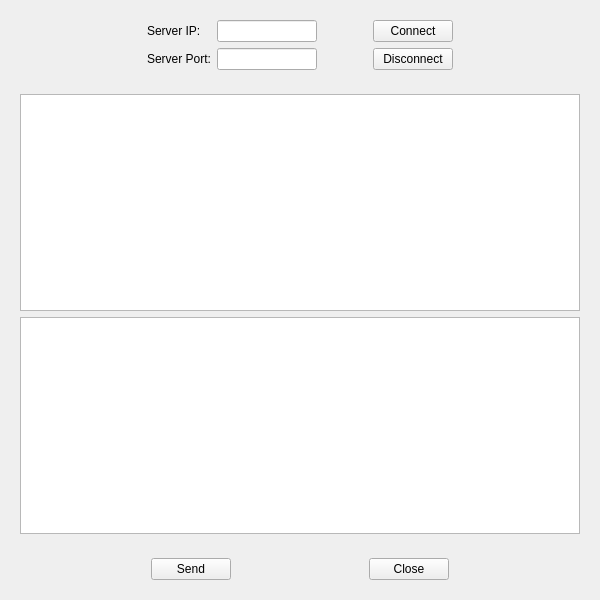
<?xml version="1.0" encoding="UTF-8"?>
<ui version="4.0">
 <class>Widget</class>
 <widget class="QWidget" name="Widget">
  <property name="geometry">
   <rect>
    <x>0</x>
    <y>0</y>
    <width>600</width>
    <height>600</height>
   </rect>
  </property>
  <property name="windowTitle">
   <string>Widget</string>
  </property>
  <layout class="QGridLayout" name="gridLayout_2">
   <item row="0" column="0">
    <widget class="QWidget" name="widget" native="true">
     <layout class="QGridLayout" name="gridLayout">
      <item row="0" column="1">
       <widget class="QLabel" name="label">
        <property name="text">
         <string>Server IP:</string>
        </property>
       </widget>
      </item>
      <item row="1" column="2">
       <widget class="QLineEdit" name="line_port">
        <property name="minimumSize">
         <size>
          <width>100</width>
          <height>0</height>
         </size>
        </property>
        <property name="maximumSize">
         <size>
          <width>100</width>
          <height>16777215</height>
         </size>
        </property>
        <property name="alignment">
         <set>Qt::AlignCenter</set>
        </property>
       </widget>
      </item>
      <item row="1" column="4">
       <widget class="QPushButton" name="bt_disconnect">
        <property name="text">
         <string>Disconnect</string>
        </property>
       </widget>
      </item>
      <item row="0" column="4">
       <widget class="QPushButton" name="bt_connect">
        <property name="text">
         <string>Connect</string>
        </property>
       </widget>
      </item>
      <item row="0" column="0">
       <spacer name="horizontalSpacer_5">
        <property name="orientation">
         <enum>Qt::Horizontal</enum>
        </property>
        <property name="sizeHint" stdset="0">
         <size>
          <width>40</width>
          <height>20</height>
         </size>
        </property>
       </spacer>
      </item>
      <item row="0" column="5">
       <spacer name="horizontalSpacer_6">
        <property name="orientation">
         <enum>Qt::Horizontal</enum>
        </property>
        <property name="sizeHint" stdset="0">
         <size>
          <width>40</width>
          <height>20</height>
         </size>
        </property>
       </spacer>
      </item>
      <item row="0" column="2">
       <widget class="QLineEdit" name="line_ip">
        <property name="minimumSize">
         <size>
          <width>100</width>
          <height>0</height>
         </size>
        </property>
        <property name="maximumSize">
         <size>
          <width>100</width>
          <height>16777215</height>
         </size>
        </property>
        <property name="alignment">
         <set>Qt::AlignCenter</set>
        </property>
       </widget>
      </item>
      <item row="0" column="3">
       <spacer name="horizontalSpacer">
        <property name="orientation">
         <enum>Qt::Horizontal</enum>
        </property>
        <property name="sizeType">
         <enum>QSizePolicy::Fixed</enum>
        </property>
        <property name="sizeHint" stdset="0">
         <size>
          <width>50</width>
          <height>20</height>
         </size>
        </property>
       </spacer>
      </item>
      <item row="1" column="1">
       <widget class="QLabel" name="label_2">
        <property name="text">
         <string>Server Port:</string>
        </property>
       </widget>
      </item>
     </layout>
    </widget>
   </item>
   <item row="1" column="0">
    <widget class="QWidget" name="widget_2" native="true">
     <layout class="QVBoxLayout" name="verticalLayout">
      <item>
       <widget class="QTextEdit" name="text_recv"/>
      </item>
      <item>
       <widget class="QTextEdit" name="text_send"/>
      </item>
     </layout>
    </widget>
   </item>
   <item row="2" column="0">
    <widget class="QWidget" name="widget_3" native="true">
     <layout class="QHBoxLayout" name="horizontalLayout">
      <item>
       <spacer name="horizontalSpacer_2">
        <property name="orientation">
         <enum>Qt::Horizontal</enum>
        </property>
        <property name="sizeHint" stdset="0">
         <size>
          <width>40</width>
          <height>20</height>
         </size>
        </property>
       </spacer>
      </item>
      <item>
       <widget class="QPushButton" name="bt_send">
        <property name="text">
         <string>Send</string>
        </property>
       </widget>
      </item>
      <item>
       <spacer name="horizontalSpacer_3">
        <property name="orientation">
         <enum>Qt::Horizontal</enum>
        </property>
        <property name="sizeHint" stdset="0">
         <size>
          <width>40</width>
          <height>20</height>
         </size>
        </property>
       </spacer>
      </item>
      <item>
       <widget class="QPushButton" name="bt_close">
        <property name="text">
         <string>Close</string>
        </property>
       </widget>
      </item>
      <item>
       <spacer name="horizontalSpacer_4">
        <property name="orientation">
         <enum>Qt::Horizontal</enum>
        </property>
        <property name="sizeHint" stdset="0">
         <size>
          <width>40</width>
          <height>20</height>
         </size>
        </property>
       </spacer>
      </item>
     </layout>
    </widget>
   </item>
  </layout>
 </widget>
 <resources/>
 <connections/>
</ui>
